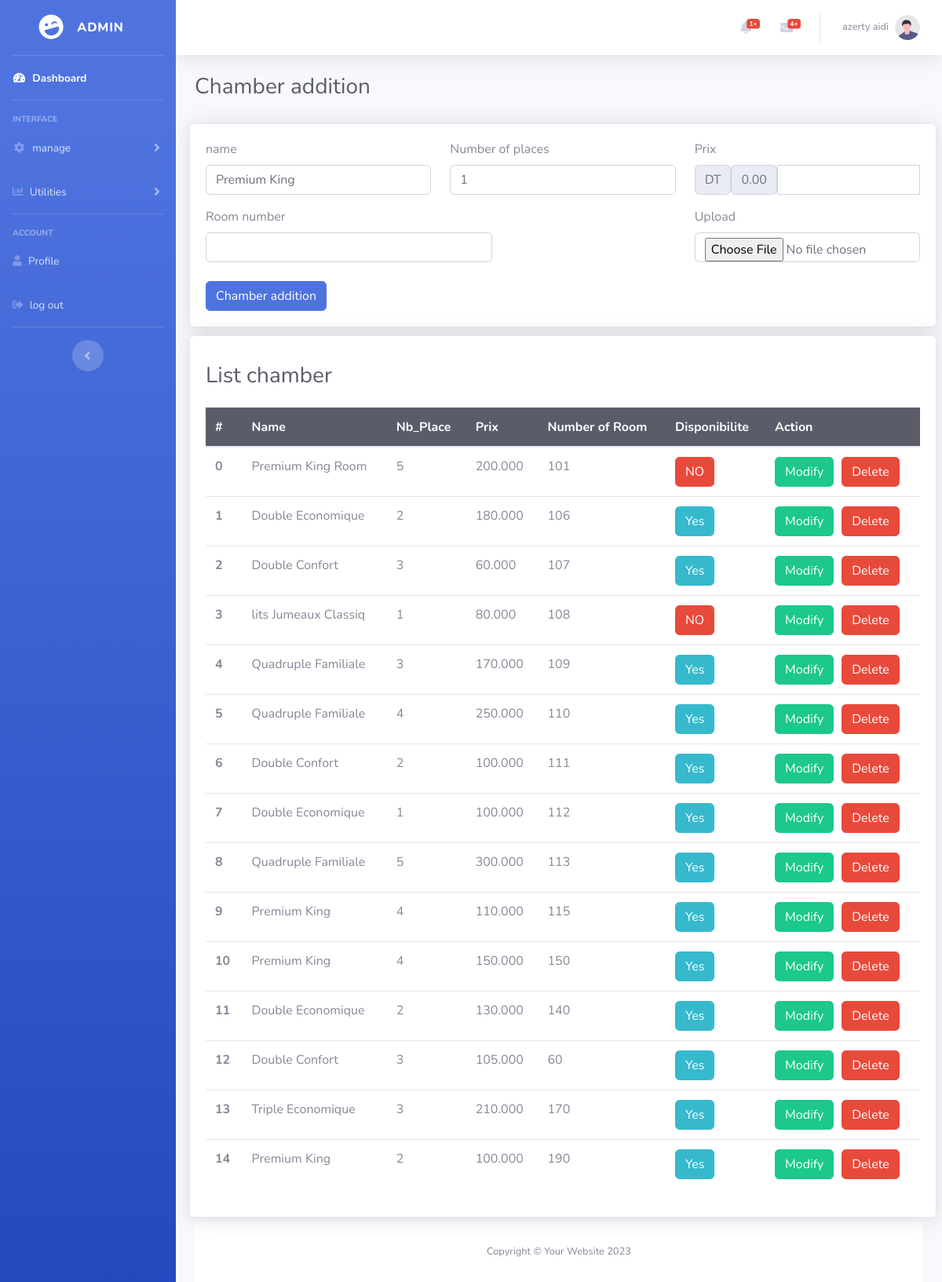
Page /viwes/admin/chamber.php (signed in) on the committed database.
### tables this page shows
CREATE TABLE `chamber` (
  `id` int(11) NOT NULL,
  `nom` varchar(20) NOT NULL,
  `prix` decimal(9,3) NOT NULL,
  `nb_place` int(11) NOT NULL,
  `url_image` varchar(80) NOT NULL,
  `disponibilite` int(1) NOT NULL,
  `numero_chamber` int(11) NOT NULL
);

### database/config.php (called while the page is built, shortened)
<?php
abstract class Connexion {
function __construct()
{
$this->pdo =new PDO('mysql:host=localhost;dbname=hotel','root','');
}
}
?>

### controllers/admincontroller.php (called while the page is built, shortened)
<?php
include_once('../../database/config.php');
class controllerAdmin extends Connexion{
function listadmin($id){
    $query = "select * from admin where id = $id";
    $res = $this->pdo->prepare($query);
    $res->execute();
    return $res;
}
function listreservation($ch){
    $query = "select prenom,cl.nom,numero_chamber,confirmation,id_chamber,id_client,prix_total,date_fin,date_debut,numero from chamber c, client cl , reservation r where c.id = r.id_chamber and cl.num = r.id_client and r.confirmation = 0 ".$ch;
    $res = $this->pdo->prepare($query);
    $res->execute();
    return $res;
}
function listcontact($ch){
    $query = "select * from contact where reading = 0 ".$ch;
    $res = $this->pdo->prepare($query);
    $res->execute();
    return $res;
}
function listchamber(){
    $query = "select * from chamber";
    $res = $this->pdo->prepare($query);
    $res->execute();
    return $res;
}
}
?>

### viwes/admin/chamber.php (the view, shortened to what this page needs)
<?php
include_once("../../controllers/admincontroller.php");
$controller = new  controllerAdmin();
$res = $controller->listadmin($_SESSION["idadmin"])->fetch();
$listres = $controller->listreservation("LIMIT 3");
$n = $listres->rowCount();
$countcontact = $controller->listcontact("")->rowCount();
$listchamber = $controller->listchamber();
?>
<!DOCTYPE html>
<html lang="en">
<head>
    <link href="vendor/fontawesome-free/css/all.min.css" rel="stylesheet" type="text/css">
    <link href="./css/style.css" rel="stylesheet" type="text/css">
    <link href="css/sb-admin-2.min.css" rel="stylesheet">
</head>
<body id="page-top">
    <div id="wrapper">
        <ul class="navbar-nav bg-gradient-primary sidebar sidebar-dark accordion" id="accordionSidebar">
            <a class="sidebar-brand d-flex align-items-center justify-content-center" href="index.html">
                <div class="sidebar-brand-icon rotate-n-15">
                    <i class="fas fa-laugh-wink"></i>
                </div>
                <div class="sidebar-brand-text mx-3">Admin</div>
            </a>
            <hr class="sidebar-divider my-0">
            <li class="nav-item active">
                <a class="nav-link" href="dashboard.php">
                    <i class="fas fa-fw fa-tachometer-alt"></i>
                    <span>Dashboard</span></a>
            </li>
            <hr class="sidebar-divider">
            <div class="sidebar-heading">
                Interface
            </div>
            <li class="nav-item">
                <a class="nav-link collapsed" href="#" data-toggle="collapse" data-target="#collapseTwo"
                    aria-expanded="true" aria-controls="collapseTwo">
                    <i class="fas fa-fw fa-cog"></i>
                    <span>manage</span>
                </a>
            </li>
            <li class="nav-item">
                <a class="nav-link collapsed" href="#" data-toggle="collapse" data-target="#collapseUtilities"
                    aria-expanded="true" aria-controls="collapseUtilities">
                    <i class="fas fa-chart-bar"></i>
                    <span>Utilities</span>
                </a>
            </li>
            <hr class="sidebar-divider">
            <div class="sidebar-heading">
            ACCOUNT
            </div>
            <li class="nav-item">
                <a class="nav-link" href="profile.php">
                <i class="fa fa-user"></i>
                    <span>Profile</span></a>
            </li>
            <li class="nav-item">
                <a class="nav-link" href="logout.php">
                <i class="fas fa-sign-out-alt" ></i>
                    <span>log out</span></a>
            </li>
            <hr class="sidebar-divider d-none d-md-block">
            <div class="text-center d-none d-md-inline">
                <button class="rounded-circle border-0" id="sidebarToggle"></button>
            </div>
        </ul>
        <div id="content-wrapper" class="d-flex flex-column">
            <div id="content">
                <nav class="navbar navbar-expand navbar-light bg-white topbar mb-4 static-top shadow">
                    <ul class="navbar-nav ml-auto">
                        <li class="nav-item dropdown no-arrow mx-1">
                            <a class="nav-link dropdown-toggle" href="#" id="alertsDropdown" role="button"
                                data-toggle="dropdown" aria-haspopup="true" aria-expanded="false">
                                <i class="fas fa-bell fa-fw"></i>
                                <span class="badge badge-danger badge-counter"><?php echo $n ?>+</span>
                            </a>
                        </li>
                        <li class="nav-item dropdown no-arrow mx-1">
                            <a class="nav-link dropdown-toggle" href="#" id="messagesDropdown" role="button"
                                data-toggle="dropdown" aria-haspopup="true" aria-expanded="false">
                                <i class="fas fa-envelope fa-fw"></i>
                                <span class="badge badge-danger badge-counter"><?php echo $countcontact ?>+</span>
                            </a>
                        </li>
                        <li class="nav-item dropdown no-arrow">
                            <a class="nav-link dropdown-toggle" href="#" id="userDropdown" role="button"
                                data-toggle="dropdown" aria-haspopup="true" aria-expanded="false">
                                <span class="mr-2 d-none d-lg-inline text-gray-600 small"><?php echo $res[3]." ".$res[4]?></span>
                                <img class="img-profile rounded-circle"
                                    src="img/undraw_profile.svg">
                            </a>
                        </li>
                    </ul>
                </nav>
                <div class="container-fluid">
                    <div class="d-sm-flex align-items-center justify-content-between mb-4">
                        <h1 class="h3 mb-0 text-gray-800"> Chamber addition</h1>
                    </div>
                    <div class="row" >
                    <div class="col-xl-12 col-lg-12 card shadow" style="padding : 20px;margin:5px">
                    <form class="row g-3 needs-validation" action="insertionchamber.php" method="POST" enctype="multipart/form-data">
                  <div class="col-md-4">
                    <label for="validationCustom01" class="form-label">name</label>
                        <input type="text" class="form-control" id="validationCustom01" value="Premium King" name="name" required>
                    </div>
                    <div class="col-md-4">
                          <label for="validationCustom02" class="form-label">Number of places</label>
                <input type="number" class="form-control" id="validationCustom02" value="1" name="nb_place" required>
            </div>
            <div class="col-md-4">
            <label for="validationCustomUsername" class="form-label">Prix</label>
                <div class="input-group mb-3">
                <span class="input-group-text">DT</span>
                <span class="input-group-text">0.00</span>
                <input type="text" class="form-control" id="validationCustomUsername" aria-describedby="inputGroupPrepend" name="prix" required>
                </div>
                </div>
                <div class="col-md-5">
                    <label for="validationCustom03" class="form-label">Room number</label>
                    <input type="number" class="form-control" id="validationCustom03" name="num" required >
                </div>
                    <div class="col-md-3  ">
                    </div>
                    <div class="col-md-4  ">
                    <label class="form-label" for="inputGroupFile0">Upload</label>
                    <input type="file" class="form-control" id="inputGroupFile01" name="fileupload" required>
                    </div>
                    <div class="col-12">
                        <br>
                        <button class="btn btn-primary" type="submit">Chamber addition</button>
                    </div>
                    </form>
                    </div>
                <div class="col-xl-12 col-lg-12 card shadow" style="padding : 20px;margin:5px">
                    <div class="d-sm-flex align-items-center justify-content-between mb-4" style="padding-top : 14px">
                        <h1 class="h3 mb-0 text-gray-800"> List chamber</h1>
                    </div>
             <table class="table">
                 <thead class="table-dark">
                       <th>#</th>
                      <th>Name</th>
                      <th>Nb_Place</th>
                          <th>Prix</th>
                       <th>Number of Room</th>
                          <th>Disponibilite</th>
                          <th>Action</th>
                               </thead>
                                <tbody>
                         <?php
                     $i = 0; while($l = $listchamber->fetch()){ ?>
                        <tr>
                             <th><?php echo $i ?></th>
                        <td><?php echo $l[1] ?></td>
                          <td><?php echo $l[3] ?></td>
                       <td><?php echo $l[2] ?></td>
                        <td><?php echo $l[6]?></td>
                       <td>
                   <?php
                     if ($l[5] == 0){
                    echo " <a href='updatechamber.php?id=$l[0]&val=1'>
                    <button type='button' class='btn btn-danger'>NO</button></a>";
                    }else{
                    echo"
                       <a href='updatechamber.php?id=$l[0]&val=0'>
                       <button type='button' class='btn btn-info'>Yes</button></a>";
                      }
                      ?>
                   </td>
                   <td><?php echo "<a href='modifychamber.php?id=$l[0]'   style='margin-right: 10px;' ><button type='button' class='btn btn-success'>Modify</button></a>" ;
                             echo "<a href='deletechamber.php?id=$l[0]'><button type='button' class='btn btn-danger'>Delete</button></a>"
                             ?></td>
                                </tr>
                     <?php $i++;} ?>
                    </tbody>
                   </table>
                   </div>
                   </div>
            <footer class="sticky-footer bg-white">
                <div class="container my-auto">
                    <div class="copyright text-center my-auto">
                        <span>Copyright &copy; Your Website 2023</span>
                    </div>
                </div>
            </footer>
            </div>
            </div>
        </div>
    </div>
</body>
</html>

### rows in the picture
chamber: nom "Premium King Room", nb_place "5", prix "200.000", numero_chamber "101"
chamber: nom "Double Economique", nb_place "2", prix "180.000", numero_chamber "106"
chamber: nom "Double Confort", nb_place "3", prix "60.000", numero_chamber "107"
chamber: nom "lits Jumeaux Classiq", nb_place "1", prix "80.000", numero_chamber "108"
chamber: nom "Quadruple Familiale", nb_place "3", prix "170.000", numero_chamber "109"
chamber: nom "Quadruple Familiale", nb_place "4", prix "250.000", numero_chamber "110"
chamber: nom "Double Confort", nb_place "2", prix "100.000", numero_chamber "111"
chamber: nom "Double Economique", nb_place "1", prix "100.000", numero_chamber "112"
chamber: nom "Quadruple Familiale", nb_place "5", prix "300.000", numero_chamber "113"
chamber: nom "Premium King", nb_place "4", prix "110.000", numero_chamber "115"
chamber: nom "Premium King", nb_place "4", prix "150.000", numero_chamber "150"
chamber: nom "Double Economique", nb_place "2", prix "130.000", numero_chamber "140"
chamber: nom "Double Confort", nb_place "3", prix "105.000", numero_chamber "60"
chamber: nom "Triple Economique", nb_place "3", prix "210.000", numero_chamber "170"
chamber: nom "Premium King", nb_place "2", prix "100.000", numero_chamber "190"

### other values in the picture
$n "1"
$countcontact "4"
$res[3] "azerty"
$res[4] "aidi"
